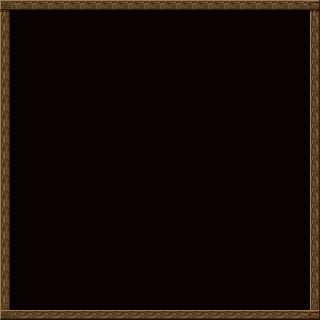

The image is a tile-based game level rendered from a .tmx file. Its description and source (layers, tilesets, objects; grid data summarised) follow:
An orthogonal 20x20 tile map with 16x16 px tiles, 2 tile layers (behind, bront).

<map version="1.0" orientation="orthogonal" width="20" height="20" tilewidth="16" tileheight="16">
 <tileset firstgid="1" name="Window_c_00" tilewidth="16" tileheight="16">
  <image source="Window_c_00.png" width="128" height="128" />
 </tileset>
 <layer name="behind" width="20" height="20" opacity="0.49">
  <data>[400 cells, 400 non-empty, 1 distinct tile ids]</data>
 </layer>
 <layer name="bront" width="20" height="20">
  <data>[400 cells, 76 non-empty, 8 distinct tile ids]</data>
 </layer>
</map>
